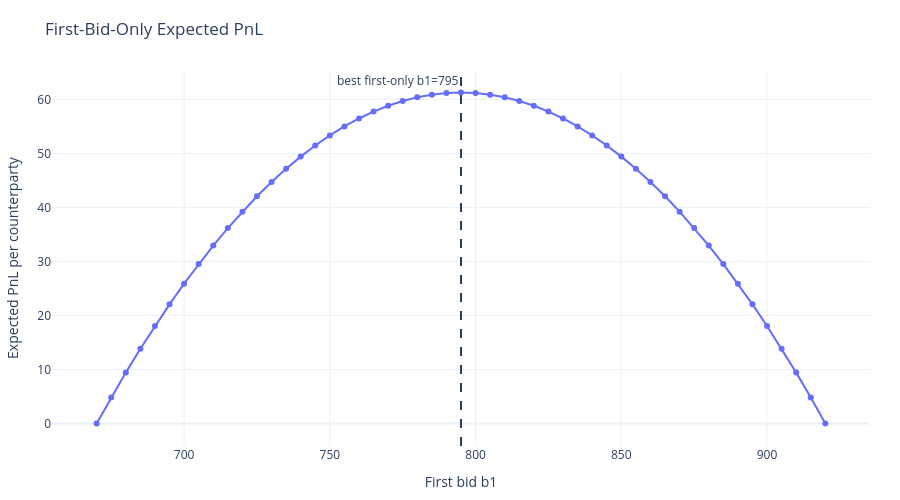

Notebook code cell kept with this figure:
### Markdown cell above
## 2. First bid benchmark

The first bid has no mean-field competition. It is only a margin-versus-fill tradeoff.

Because trade requires $b_1 > r$, a bid of 795 fills reserves up to 790, not 795.

### Code cell
def first_bid_only_pnl(b1):
    return np.where(b1 > reserve_grid, FAIR_VALUE - b1, 0.0).mean()


first_bid_df = pd.DataFrame({
    "b1": bid_grid,
    "first_bid_expected_pnl": [first_bid_only_pnl(b) for b in bid_grid],
})
first_bid_final = first_bid_df.apply(
    lambda row: pd.Series(summarize_final_pnl(row["b1"], LOW_RESERVE, LOW_RESERVE, seed=7000 + int(row["b1"]))),
    axis=1,
)
first_bid_df = pd.concat([first_bid_df, first_bid_final.add_prefix("first_bid_")], axis=1)
best_first = first_bid_df.loc[first_bid_df["first_bid_expected_pnl"].idxmax()]
display(best_first)

fig = px.line(
    first_bid_df,
    x="b1",
    y="first_bid_expected_pnl",
    markers=True,
    hover_data={
        "b1": ":.0f",
        "first_bid_expected_pnl": ":.4f",
        "first_bid_final_pnl_mean": ":.2f",
        "first_bid_final_pnl_5pct": ":.2f",
        "first_bid_final_pnl_95pct": ":.2f",
    },
)
fig.add_vline(
    x=best_first["b1"],
    line_dash="dash",
    annotation_text=f"best first-only b1={int(best_first['b1'])}",
    annotation_position="top left",
)
clean_fig(fig, "First-Bid-Only Expected PnL", "First bid b1", "Expected PnL per counterparty")
fig.show()

show_takeaway(
    "The peak is only a first-bid-only benchmark. In the joint game, a slightly higher b1 may be better "
    "because it avoids low-quality second-bid states and changes the population's b2 distribution."
)

### Figure 1 — Plotly figure (JSON) as saved in the notebook; plotly's stock layout.template omitted (floating-point values rounded to 4 significant figures; data arrays with more than 128 entries replaced by an {"elided": "..."} marker saying what was removed)
{"data": [{"customdata": {"elided": "51x3 float values"}, "hovertemplate": "b1=%{x:.0f}<br>first_bid_expected_pnl=%{y:.4f}<br>first_bid_final_pnl_mean=%{customdata[0]:.2f}<br>first_bid_final_pnl_5pct=%{customdata[1]:.2f}<br>first_bid_final_pnl_95pct=%{customdata[2]:.2f}<extra></extra>", "legendgroup": "", "line": {"color": "#636efa", "dash": "solid"}, "marker": {"symbol": "circle"}, "mode": "lines+markers", "name": "", "orientation": "v", "showlegend": false, "type": "scatter", "x": [670, 675, 680, 685, 690, 695, 700, 705, 710, 715, 720, 725, 730, 735, 740, 745, 750, 755, 760, 765, 770, 775, 780, 785, 790, 795, 800, 805, 810, 815, 820, 825, 830, 835, 840, 845, 850, 855, 860, 865, 870, 875, 880, 885, 890, 895, 900, 905, 910, 915, 920], "xaxis": "x", "y": [0.0, 4.804, 9.412, 13.82, 18.04, 22.06, 25.88, 29.51, 32.94, 36.18, 39.22, 42.06, 44.71, 47.16, 49.41, 51.47, 53.33, 55.0, 56.47, 57.75, 58.82, 59.71, 60.39, 60.88, 61.18, 61.27, 61.18, 60.88, 60.39, 59.71, 58.82, 57.75, 56.47, 55.0, 53.33, 51.47, 49.41, 47.16, 44.71, 42.06, 39.22, 36.18, 32.94, 29.51, 25.88, 22.06, 18.04, 13.82, 9.412, 4.804, 0.0], "yaxis": "y"}], "layout": {"annotations": [{"showarrow": false, "text": "best first-only b1=795", "x": 795, "xanchor": "right", "xref": "x", "y": 1, "yanchor": "top", "yref": "y domain"}], "height": 500, "hovermode": "x unified", "legend": {"title": {"text": "Click legend items to toggle"}, "tracegroupgap": 0}, "margin": {"b": 50, "l": 50, "r": 30, "t": 70}, "shapes": [{"line": {"dash": "dash"}, "type": "line", "x0": 795, "x1": 795, "xref": "x", "y0": 0, "y1": 1, "yref": "y domain"}], "title": {"text": "First-Bid-Only Expected PnL"}, "xaxis": {"anchor": "y", "domain": [0, 1], "title": {"text": "First bid b1"}}, "yaxis": {"anchor": "x", "domain": [0, 1], "title": {"text": "Expected PnL per counterparty"}}}}
